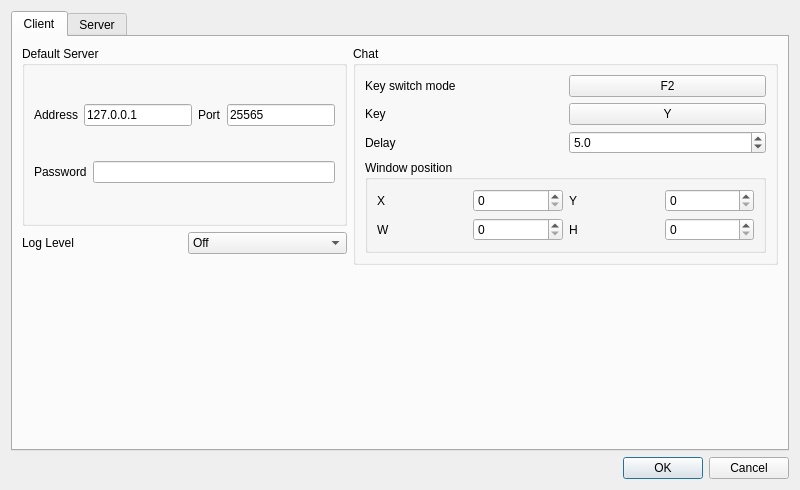
<?xml version="1.0" encoding="UTF-8"?>
<ui version="4.0">
 <class>DialogSettings</class>
 <widget class="QDialog" name="DialogSettings">
  <property name="geometry">
   <rect>
    <x>0</x>
    <y>0</y>
    <width>800</width>
    <height>490</height>
   </rect>
  </property>
  <property name="windowTitle">
   <string>Settings</string>
  </property>
  <layout class="QGridLayout" name="gridLayout_2">
   <item row="2" column="0">
    <widget class="QDialogButtonBox" name="buttonBox">
     <property name="orientation">
      <enum>Qt::Horizontal</enum>
     </property>
     <property name="standardButtons">
      <set>QDialogButtonBox::Cancel|QDialogButtonBox::Ok</set>
     </property>
    </widget>
   </item>
   <item row="1" column="0">
    <widget class="QTabWidget" name="tabWidget">
     <property name="tabPosition">
      <enum>QTabWidget::North</enum>
     </property>
     <property name="tabShape">
      <enum>QTabWidget::Rounded</enum>
     </property>
     <property name="currentIndex">
      <number>0</number>
     </property>
     <property name="elideMode">
      <enum>Qt::ElideNone</enum>
     </property>
     <widget class="QWidget" name="tabClient">
      <attribute name="title">
       <string>Client</string>
      </attribute>
      <layout class="QFormLayout" name="formLayout">
       <item row="0" column="0">
        <layout class="QVBoxLayout" name="verticalLayout_4">
         <item>
          <widget class="QGroupBox" name="t">
           <property name="title">
            <string>Default Server</string>
           </property>
           <layout class="QVBoxLayout" name="verticalLayout_6">
            <item>
             <layout class="QHBoxLayout" name="horizontalLayout_10">
              <item>
               <layout class="QHBoxLayout" name="horizontalLayout_8">
                <item>
                 <widget class="QLabel" name="label">
                  <property name="text">
                   <string>Address</string>
                  </property>
                 </widget>
                </item>
                <item>
                 <widget class="QLineEdit" name="leClientAddress">
                  <property name="text">
                   <string>127.0.0.1</string>
                  </property>
                 </widget>
                </item>
               </layout>
              </item>
              <item>
               <layout class="QHBoxLayout" name="horizontalLayout_9">
                <item>
                 <widget class="QLabel" name="label_2">
                  <property name="text">
                   <string>Port</string>
                  </property>
                 </widget>
                </item>
                <item>
                 <widget class="QLineEdit" name="leClientPort">
                  <property name="text">
                   <string>25565</string>
                  </property>
                  <property name="maxLength">
                   <number>5</number>
                  </property>
                 </widget>
                </item>
               </layout>
              </item>
             </layout>
            </item>
            <item>
             <layout class="QHBoxLayout" name="horizontalLayout_28">
              <item>
               <widget class="QLabel" name="label_19">
                <property name="text">
                 <string>Password</string>
                </property>
               </widget>
              </item>
              <item>
               <widget class="QLineEdit" name="leClientPassword"/>
              </item>
             </layout>
            </item>
           </layout>
          </widget>
         </item>
         <item>
          <layout class="QHBoxLayout" name="horizontalLayout_11">
           <item>
            <widget class="QLabel" name="label_3">
             <property name="text">
              <string>Log Level</string>
             </property>
            </widget>
           </item>
           <item>
            <widget class="QComboBox" name="combLoglevel">
             <item>
              <property name="text">
               <string>Off</string>
              </property>
             </item>
             <item>
              <property name="text">
               <string>Fatal errors</string>
              </property>
             </item>
             <item>
              <property name="text">
               <string>General errors</string>
              </property>
             </item>
             <item>
              <property name="text">
               <string>Warnings</string>
              </property>
             </item>
             <item>
              <property name="text">
               <string>Info</string>
              </property>
             </item>
             <item>
              <property name="text">
               <string>Verbose</string>
              </property>
             </item>
             <item>
              <property name="text">
               <string>Trace</string>
              </property>
             </item>
            </widget>
           </item>
          </layout>
         </item>
        </layout>
       </item>
       <item row="0" column="1">
        <widget class="QGroupBox" name="groupBox_3">
         <property name="title">
          <string>Chat</string>
         </property>
         <layout class="QVBoxLayout" name="verticalLayout_5">
          <item>
           <layout class="QVBoxLayout" name="verticalLayout_3">
            <item>
             <layout class="QHBoxLayout" name="horizontalLayout_16">
              <item>
               <widget class="QLabel" name="label_7">
                <property name="text">
                 <string>Key switch mode</string>
                </property>
               </widget>
              </item>
              <item>
               <widget class="QPushButton" name="pbModeKey">
                <property name="text">
                 <string>F2</string>
                </property>
               </widget>
              </item>
             </layout>
            </item>
            <item>
             <layout class="QHBoxLayout" name="horizontalLayout_15">
              <item>
               <widget class="QLabel" name="label_6">
                <property name="text">
                 <string>Key</string>
                </property>
               </widget>
              </item>
              <item>
               <widget class="QPushButton" name="pbChatKey">
                <property name="text">
                 <string>Y</string>
                </property>
               </widget>
              </item>
             </layout>
            </item>
            <item>
             <layout class="QHBoxLayout" name="horizontalLayout_24">
              <item>
               <widget class="QLabel" name="label_14">
                <property name="text">
                 <string>Delay</string>
                </property>
               </widget>
              </item>
              <item>
               <widget class="QDoubleSpinBox" name="sbDelay">
                <property name="decimals">
                 <number>1</number>
                </property>
                <property name="minimum">
                 <double>0.500000000000000</double>
                </property>
                <property name="maximum">
                 <double>101.000000000000000</double>
                </property>
                <property name="value">
                 <double>5.000000000000000</double>
                </property>
               </widget>
              </item>
             </layout>
            </item>
           </layout>
          </item>
          <item>
           <widget class="QGroupBox" name="grboxPos">
            <property name="title">
             <string>Window position</string>
            </property>
            <layout class="QGridLayout" name="gridLayout">
             <item row="1" column="0">
              <layout class="QHBoxLayout" name="horizontalLayout_19">
               <item>
                <widget class="QLabel" name="label_10">
                 <property name="text">
                  <string>W</string>
                 </property>
                </widget>
               </item>
               <item>
                <widget class="QSpinBox" name="sbPosW">
                 <property name="maximum">
                  <number>65535</number>
                 </property>
                </widget>
               </item>
              </layout>
             </item>
             <item row="0" column="0">
              <layout class="QHBoxLayout" name="horizontalLayout_17">
               <item>
                <widget class="QLabel" name="label_8">
                 <property name="text">
                  <string>X</string>
                 </property>
                </widget>
               </item>
               <item>
                <widget class="QSpinBox" name="sbPosX">
                 <property name="maximum">
                  <number>65535</number>
                 </property>
                </widget>
               </item>
              </layout>
             </item>
             <item row="0" column="1">
              <layout class="QHBoxLayout" name="horizontalLayout_18">
               <item>
                <widget class="QLabel" name="label_9">
                 <property name="text">
                  <string>Y</string>
                 </property>
                </widget>
               </item>
               <item>
                <widget class="QSpinBox" name="sbPosY">
                 <property name="maximum">
                  <number>65535</number>
                 </property>
                </widget>
               </item>
              </layout>
             </item>
             <item row="1" column="1">
              <layout class="QHBoxLayout" name="horizontalLayout_20">
               <item>
                <widget class="QLabel" name="label_11">
                 <property name="text">
                  <string>H</string>
                 </property>
                </widget>
               </item>
               <item>
                <widget class="QSpinBox" name="sbPosH">
                 <property name="maximum">
                  <number>65535</number>
                 </property>
                </widget>
               </item>
              </layout>
             </item>
            </layout>
           </widget>
          </item>
         </layout>
        </widget>
       </item>
      </layout>
     </widget>
     <widget class="QWidget" name="tabServer">
      <attribute name="title">
       <string>Server</string>
      </attribute>
      <layout class="QGridLayout" name="gridLayout_3">
       <item row="0" column="0">
        <widget class="QGroupBox" name="groupBox">
         <property name="title">
          <string>General</string>
         </property>
         <layout class="QVBoxLayout" name="verticalLayout_9">
          <item>
           <widget class="QGroupBox" name="t_3">
            <property name="title">
             <string>Address</string>
            </property>
            <layout class="QHBoxLayout" name="horizontalLayout_21">
             <item>
              <layout class="QHBoxLayout" name="horizontalLayout_22">
               <item>
                <widget class="QLabel" name="label_12">
                 <property name="text">
                  <string>Broadcast address</string>
                 </property>
                </widget>
               </item>
               <item>
                <widget class="QLineEdit" name="leServerAddress">
                 <property name="text">
                  <string>0.0.0.0</string>
                 </property>
                </widget>
               </item>
              </layout>
             </item>
             <item>
              <layout class="QHBoxLayout" name="horizontalLayout_23">
               <item>
                <widget class="QLabel" name="label_13">
                 <property name="text">
                  <string>Port</string>
                 </property>
                </widget>
               </item>
               <item>
                <widget class="QLineEdit" name="leServerPort">
                 <property name="text">
                  <string>25565</string>
                 </property>
                 <property name="maxLength">
                  <number>5</number>
                 </property>
                </widget>
               </item>
              </layout>
             </item>
            </layout>
           </widget>
          </item>
          <item>
           <layout class="QHBoxLayout" name="horizontalLayout_25">
            <item>
             <widget class="QLabel" name="label_16">
              <property name="text">
               <string>Hostname</string>
              </property>
             </widget>
            </item>
            <item>
             <widget class="QLineEdit" name="leHostname">
              <property name="text">
               <string>My TES3MP server</string>
              </property>
             </widget>
            </item>
           </layout>
          </item>
          <item>
           <layout class="QHBoxLayout" name="horizontalLayout_4">
            <item>
             <widget class="QLabel" name="label_15">
              <property name="text">
               <string>Maximum players</string>
              </property>
             </widget>
            </item>
            <item>
             <widget class="QSpinBox" name="sbMaxPlayers">
              <property name="minimum">
               <number>1</number>
              </property>
              <property name="maximum">
               <number>655535</number>
              </property>
             </widget>
            </item>
           </layout>
          </item>
          <item>
           <layout class="QHBoxLayout" name="horizontalLayout_27">
            <item>
             <widget class="QLabel" name="label_18">
              <property name="text">
               <string>Password</string>
              </property>
             </widget>
            </item>
            <item>
             <widget class="QLineEdit" name="leServerPassword"/>
            </item>
           </layout>
          </item>
          <item>
           <layout class="QHBoxLayout" name="horizontalLayout_26">
            <item>
             <widget class="QLabel" name="label_17">
              <property name="text">
               <string>Log Level</string>
              </property>
             </widget>
            </item>
            <item>
             <widget class="QComboBox" name="combServerLoglevel">
              <item>
               <property name="text">
                <string>Off</string>
               </property>
              </item>
              <item>
               <property name="text">
                <string>Fatal errors</string>
               </property>
              </item>
              <item>
               <property name="text">
                <string>General errors</string>
               </property>
              </item>
              <item>
               <property name="text">
                <string>Warnings</string>
               </property>
              </item>
              <item>
               <property name="text">
                <string>Info</string>
               </property>
              </item>
              <item>
               <property name="text">
                <string>Verbose</string>
               </property>
              </item>
              <item>
               <property name="text">
                <string>Trace</string>
               </property>
              </item>
             </widget>
            </item>
           </layout>
          </item>
         </layout>
        </widget>
       </item>
       <item row="0" column="1" rowspan="2">
        <widget class="QGroupBox" name="gbModules">
         <property name="enabled">
          <bool>true</bool>
         </property>
         <property name="title">
          <string>Modules</string>
         </property>
         <layout class="QVBoxLayout" name="verticalLayout_11">
          <item>
           <widget class="QCheckBox" name="chbAutosort">
            <property name="text">
             <string>AutoSort</string>
            </property>
            <property name="checked">
             <bool>true</bool>
            </property>
           </widget>
          </item>
          <item>
           <widget class="QFrame" name="frame">
            <property name="enabled">
             <bool>true</bool>
            </property>
            <layout class="QVBoxLayout" name="vertLayoutModulesList">
             <item>
              <widget class="QListWidget" name="listModules"/>
             </item>
             <item>
              <layout class="QHBoxLayout" name="horizontalLayout_55">
               <item>
                <widget class="QLineEdit" name="leAddModule"/>
               </item>
               <item>
                <widget class="QPushButton" name="pbAddModule">
                 <property name="text">
                  <string>Add</string>
                 </property>
                </widget>
               </item>
              </layout>
             </item>
             <item>
              <layout class="QHBoxLayout" name="horizontalLayout_56">
               <item>
                <widget class="QPushButton" name="pbUpModule">
                 <property name="text">
                  <string>Up</string>
                 </property>
                </widget>
               </item>
               <item>
                <widget class="QPushButton" name="pbDownModule">
                 <property name="text">
                  <string>Down</string>
                 </property>
                </widget>
               </item>
               <item>
                <widget class="QPushButton" name="pbRemModule">
                 <property name="text">
                  <string>Remove</string>
                 </property>
                </widget>
               </item>
              </layout>
             </item>
            </layout>
           </widget>
          </item>
          <item>
           <layout class="QHBoxLayout" name="horizontalLayout_57">
            <item>
             <widget class="QLabel" name="label_40">
              <property name="text">
               <string>Path</string>
              </property>
             </widget>
            </item>
            <item>
             <widget class="QLineEdit" name="leModulePath"/>
            </item>
            <item>
             <widget class="QPushButton" name="pbModulePath">
              <property name="text">
               <string>...</string>
              </property>
             </widget>
            </item>
           </layout>
          </item>
         </layout>
        </widget>
       </item>
      </layout>
     </widget>
    </widget>
   </item>
  </layout>
 </widget>
 <resources/>
 <connections>
  <connection>
   <sender>buttonBox</sender>
   <signal>accepted()</signal>
   <receiver>DialogSettings</receiver>
   <slot>accept()</slot>
   <hints>
    <hint type="sourcelabel">
     <x>248</x>
     <y>254</y>
    </hint>
    <hint type="destinationlabel">
     <x>157</x>
     <y>274</y>
    </hint>
   </hints>
  </connection>
  <connection>
   <sender>buttonBox</sender>
   <signal>rejected()</signal>
   <receiver>DialogSettings</receiver>
   <slot>reject()</slot>
   <hints>
    <hint type="sourcelabel">
     <x>316</x>
     <y>260</y>
    </hint>
    <hint type="destinationlabel">
     <x>286</x>
     <y>274</y>
    </hint>
   </hints>
  </connection>
 </connections>
</ui>
